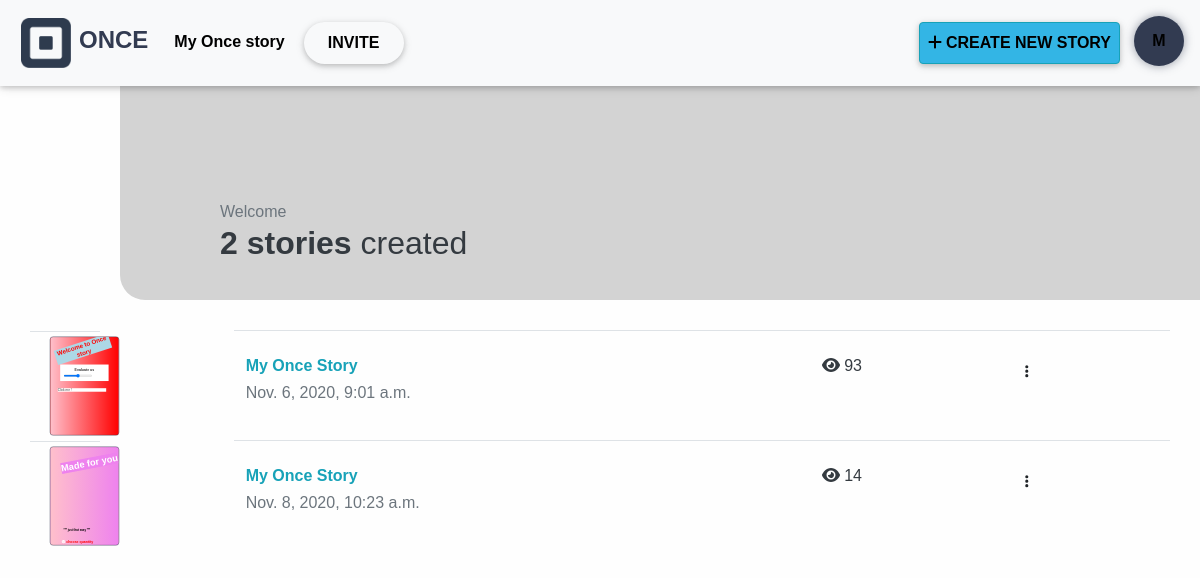
Before: /storiesList/ (signed in) with the older database file.
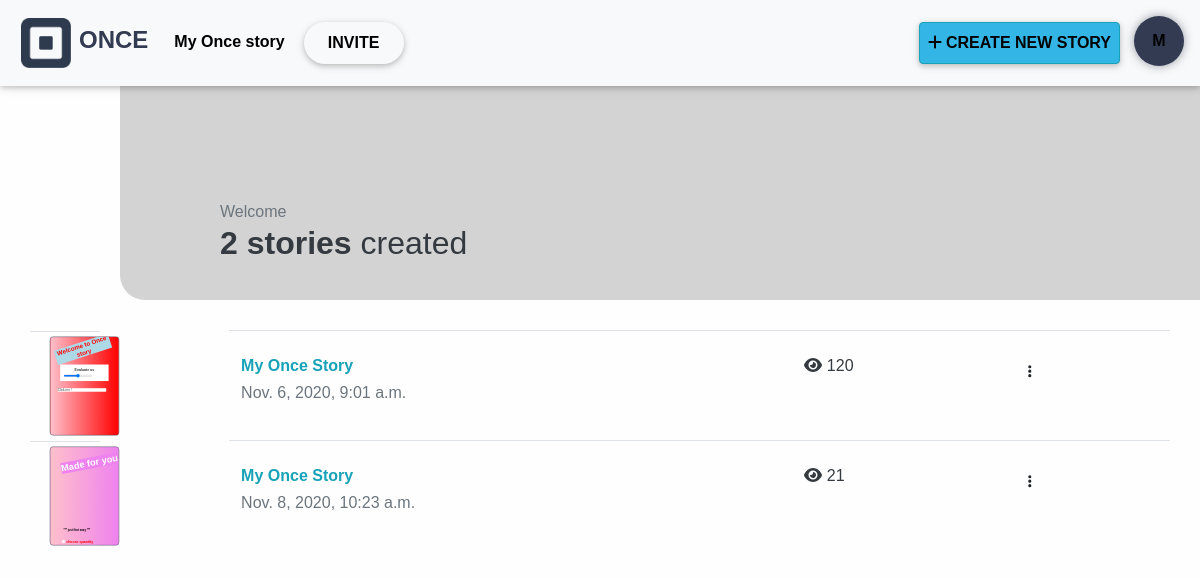
After: the same page with the newer database file.
### clone_app/models.py (models this page shows)
class storiesSet(models.Model):
    user = models.ForeignKey(User, on_delete=models.CASCADE)
    code = models.CharField(max_length=10, blank=True, null=True)
    storiesSet = models.ManyToManyField(story)
    date = models.DateTimeField(auto_now_add=True, blank=True, null=True)
    name = models.CharField(max_length=500, default="My Once Story")
    product = models.CharField(max_length=500, null=True, blank=True)
    handle = models.CharField(max_length=500, null=True, blank=True)
    title = models.CharField(max_length=500, null=True, blank=True)
    description = models.TextField(null=True, blank=True)
    price = models.FloatField(max_length=500, null=True, blank=True)
    src = models.TextField(null=True, blank=True)
    views = models.IntegerField(default=0)
    def getFirstStory(self):
        try:
            return self.storiesSet.all()[0]
        except:
            return False

### clone_app/views.py (the view)
# urls.py: path('storiesList/',views.storiesList,name="storiesList"),
def storiesList(request):
    if not request.user.is_authenticated:
        return redirect('login')
    stories = storiesSet.objects.filter(user=request.user)
    context = {
        'stories': stories
    }
    return render(request, 'list.html', context)

### clone_app/templates/list.html (shortened to what the changed rows need)
{% load static %}
<html class="no-js" lang="zxx">
<head>
    <link rel="stylesheet" href="{% static 'css/mdb.min.css' %}">
    <link rel="stylesheet" href="{% static 'css/fontawesome-free.css' %}">
    <link rel="stylesheet" href="{% static 'css/bootstrap.min.css' %}">
    <link rel="stylesheet" href="{% static 'css/swiper.css' %}">
    <link rel="stylesheet" href="{% static 'css/emojionearea.min.css' %}">
    <link rel="stylesheet" href="{% static 'css/trumbowyg.scss' %}">
    <link rel="stylesheet" href="{% static 'css/trumbowyg.giphy.scss' %}">
</head>
<body>
    <div id="header">
        <div class="stories_num">
            <h2 class="text-dark"><span class="text-dark bold">{{stories.count}} {%if stories.count == 1%}story{%else%}stories{%endif%}</span> created</h2>
        </div>
    </div>
    <div class="section">
        <table class="table table-hover">
            {% for story in stories %}
                <tr class="redirecting">
                    <td>
                        <div class="contentcard">
                            <div class="innerStoryCard" style="position: relative; overflow:hidden; background: {{story.getFirstStory.background}};">
                                {% for component in story.getFirstStory.components.all %}
                                    <div class="editableContainerAbsoluteContainer">
                                        <div id="{{component.type}}_{{component.id}}" style="width: {{component.width}}; height: {{component.height}}; top: {{component.top}}; left: {{component.left}}; transform: translate(-50%, -50%) rotate({{component.rotation}});" class="editable-container">
                                            {% if component.type == 'image' %}
                                                <img class="image-fluid" src="{{component.image.url}}" alt="">
                                            {% elif component.type == 'text' or component.type == 'block' %}
                                                {% autoescape off %}
                                                    {{component.html}}
                                                {% endautoescape %}
                                            {% elif component.type == 'range' %}
                                                <div style="background: {{component.background}};" class="engage-card p-3">
                                                    <h6 style="color: {{component.color}};" class="text-center bold includeText">{{component.title}}</h6>
                                                    <input class="rangeSlider" type="range">
                                                </div>
                                            {% elif component.type == 'button' %}
                                                <div onclick="window.location.replace('{{component.href}}')" style="cursor: pointer; background: {{component.background}}; color: {{component.color}};" class="clickmebtn includeText">Click me !</div>
                                            {% elif component.type == 'emoji' %}
                                                <img class="emojioneemoji" src="{{component.src}}" alt="">
                                            {% elif component.type == 'sticker' or component.type == 'gif' %}
                                                <figure>
                                                    <img class="image-fluid" src="{{component.src}}" alt="">
                                                </figure>
                                            {% elif component.type == 'unsplash' %}
                                                <img class="image-fluid" src="{{component.src}}" alt="">
                                            {% endif %}
                                        </div>
                                    </div>
                                {% endfor %}
                            </div>
                        </div>
                    </td>
                    <td>
                        <h6 class="text-info bold"><a href="{% url 'create-story' story.id %}" class="text-info">{{story.name}}</a></h6>
                        <h6 class="text-muted">{{story.date}}</h6>
                    </td>
                    <td>
                        <h6 class="text-dark">
                            <i class="fas fa-eye"></i>
                            {{story.views}}
                        </h6>
                    </td>
                    <td>
                        <a data-toggle="dropdown" class="nav-link"><i class="fas fa-ellipsis-v"></i></a>
                    </td>
                </tr>
            {%endfor%}
        </table>
    </div>
</body>
</html>

Changed rows visible on the page:
changed storiesSet "Nov. 6, 2020, 9:01 a.m.": views "93" → "120"
changed storiesSet "Nov. 8, 2020, 10:23 a.m.": views "14" → "21"
